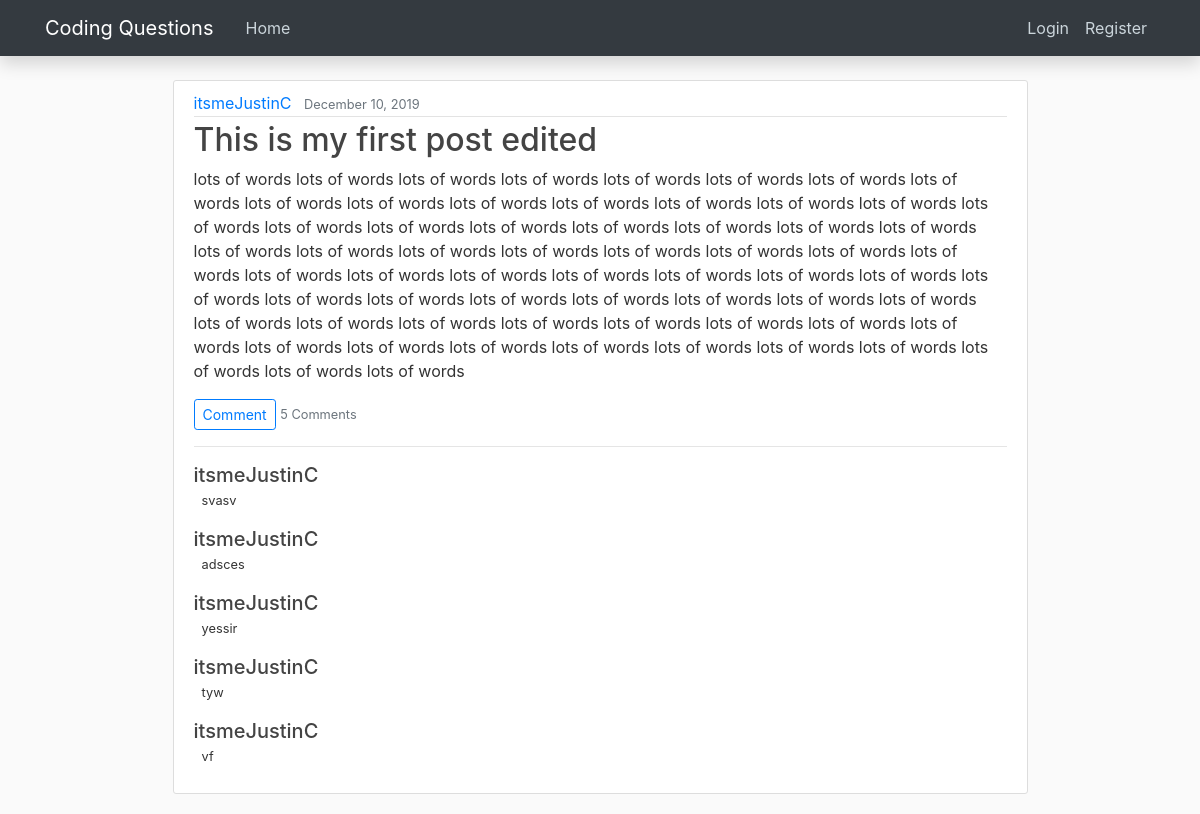
The app's page /post/1/ with its own data.
### forum/models.py (models this page shows, shortened)
class Post(models.Model):
    author = models.ForeignKey(User, on_delete=models.CASCADE)
    title = models.CharField(max_length=50)
    content = models.TextField()
    date_posted = models.DateTimeField(default=timezone.now)

class Comment(models.Model):
    author = models.ForeignKey(User, on_delete=models.CASCADE)
    post = models.ForeignKey(Post, on_delete=models.CASCADE)
    content = models.TextField()
    date_posted = models.DateTimeField(default=timezone.now)

### forum/views.py (the view)
# urls.py: path("post/<int:pk>/", PostDetailView.as_view(), name="post-detail"),
class PostDetailView(DetailView):
    model = Post

### forum/templates/forum/post_detail.html (shortened to what this page needs)
{% extends "forum/base.html" %}
{% block content %}
    <article class="media content-section">
        <div class="media-body">
            <div class="article-metadata">
                <a class="mr-2" style="word-break: break-all;" href="{% url 'user-posts' object.author.username %}">{{ object.author }}</a>
                <small class="text-muted">{{ object.date_posted|date:"F d, Y" }}</small>
            </div>
            <h2 class="article-title">{{ object.title }}</h2>
            <p class="article-content" style="word-break: break-all;">{{ object.content|wordwrap:110 }}</p>
            <a href="{% url 'comment-create' object.id %}"><button class="btn btn-sm btn-outline-primary">Comment</button></a>
            <small class="text-muted">{{ object.comment_set.count }} Comments</small>
            <hr>
            <div class="">
                {% for comment in object.comment_set.all %}
                    {% if comment.author == user %}
                        <div class="mb-3">
                            <h5 class="float-left mb-0 font-weight-semi-bold" style="word-break: break-all;">{{ comment.author }}</h5>
                            <div>
                                {% if comment.author == user %}
                                    <a href="{% url 'comment-update' comment.pk %}" class="ml-2"><small>Edit</small></a>
                                    <a href="{% url 'comment-delete' comment.pk %}" class="ml-2"><small>Delete</small></a>
                                {% endif %}
                            </div>
                            <small class="ml-2" style="word-break: break-all;">{{ comment.content }}</small>
                        </div>
                    {% else %}
                        <div class="mb-3">
                            <h5 class="mb-0 font-weight-semi-bold" style="word-break: break-all;">{{ comment.author }}</h5>
                            <small class="ml-2" style="word-break: break-all;">{{ comment.content }}</small>
                        </div>
                    {% endif %}
                {% endfor %}
            </div>
        </div>
    </article>
{% endblock content %}

### forum/templates/forum/base.html (style rules this page uses)
body { background: #fafafa; color: #333333; margin-top: 5rem; }
h1, h2, h3, h4, h5, h6 { color: #444444; }
.content-section { background: #ffffff; padding: 10px 20px; border: 1px solid #dddddd; border-radius: 3px; margin-bottom: 20px; }
.article-title { color: #444444; }
.article-content { white-space: pre-line; }
.article-metadata { padding-bottom: 1px; margin-bottom: 4px; border-bottom: 1px solid #e3e3e3 }

### records on screen
Post: author "itsmeJustinC", date_posted "December 10, 2019", title "This is my first post edited", content "lots of words lots of words lots of words lots of words lots of words lots of words lots of words lots of words lots of words lots of words lots of words lots of words lots of words lots of words lots of words lots of words lots of words lots of words lots of words lots of words lots of words lots of words lots of words lots of words lots of words lots of words lots of words lots of words lots of words lots of words lots of words lots of words lots of words lots of words lots of words lots of words lots of words lots of words lots of words lots of words lots of words lots of words lots of words lots of words lots of words lots of words lots of words lots of words lots of words lots of words…", comment_set.count "5"
Comment: author "itsmeJustinC", content "svasv"
Comment: author "itsmeJustinC", content "adsces"
Comment: author "itsmeJustinC", content "yessir"
Comment: author "itsmeJustinC", content "tyw"
Comment: author "itsmeJustinC", content "vf"
